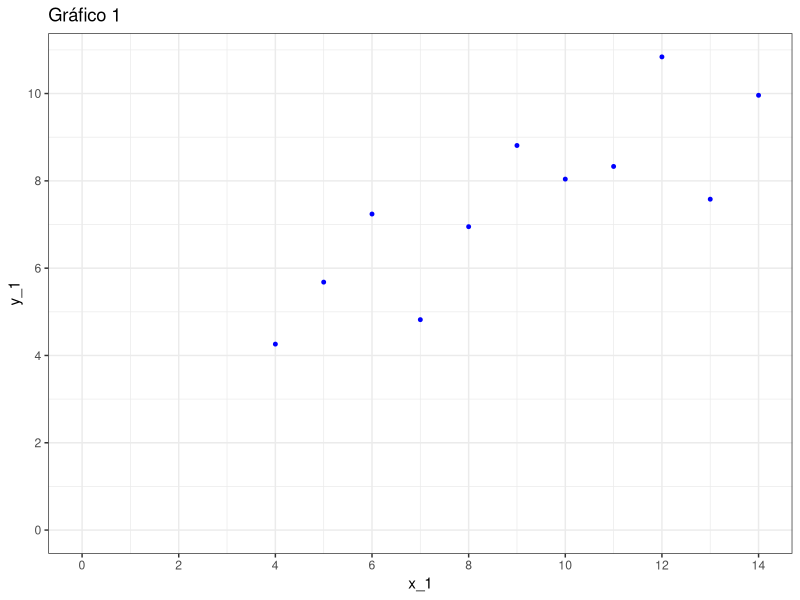
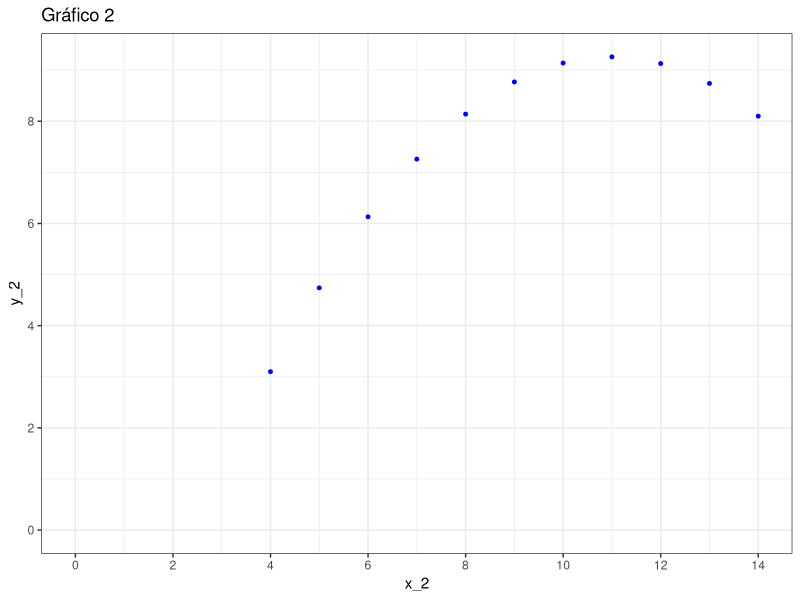
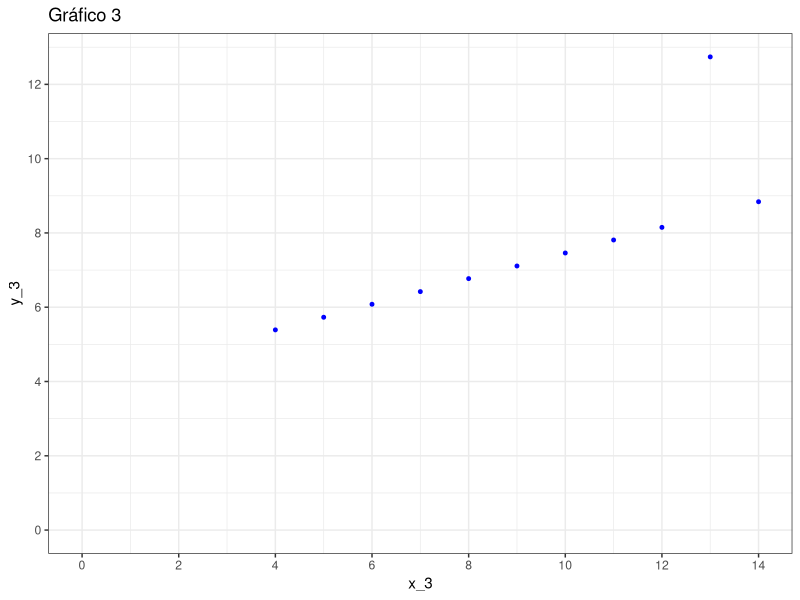
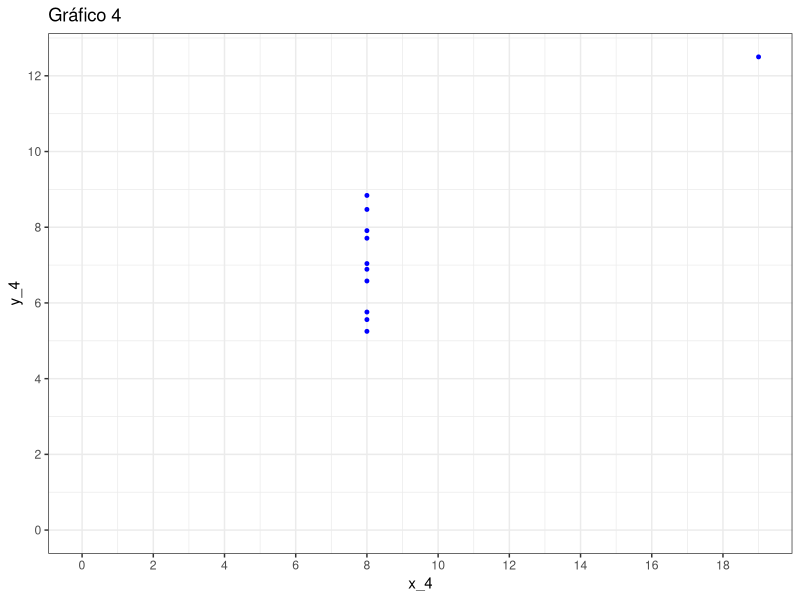
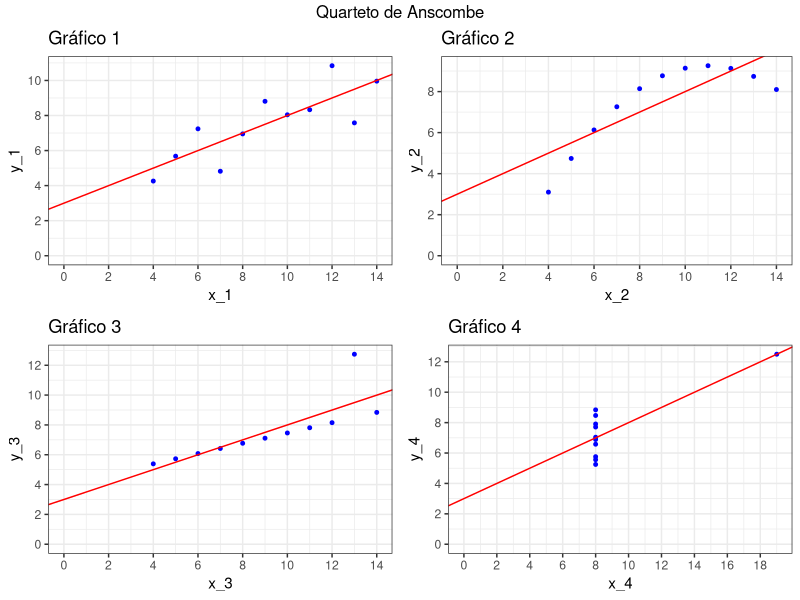

Write the R code that produced these figures, in order.
## ---- chunk 1
knitr::opts_chunk$set(echo = TRUE, message=FALSE, warnings=FALSE)

## ---- chunk 2
#install.packages("tidyverse")
#install.packages("datasets")
#install.packages("gridExtra")
library(ggplot2)
library(datasets)
library(gridExtra)
## ---- chunk 3
datasets:: anscombe
## ---- chunk 4
mean(anscombe$x1)
mean(anscombe$x2)
mean(anscombe$x3)
mean(anscombe$x4)
sd(anscombe$x1)
sd(anscombe$x2)
sd(anscombe$x3)
sd(anscombe$x4)
## ---- chunk 5
mean(anscombe$y1)
mean(anscombe$y2)
mean(anscombe$y3)
mean(anscombe$y4)
sd(anscombe$y1)
sd(anscombe$y2)
sd(anscombe$y3)
sd(anscombe$y4)
## ---- chunk 6
cor(anscombe$x1, anscombe$y1)
cor(anscombe$x2, anscombe$y2)
cor(anscombe$x3, anscombe$y3)
cor(anscombe$x4, anscombe$y4)
## ---- chunk 7
graf_1 <- ggplot(data = anscombe, mapping = aes(x=x1, y=y1)) + 
  scale_x_continuous(breaks = seq(0,20,2)) + 
  scale_y_continuous(breaks = seq(0,14,2)) + 
  expand_limits(x=0, y=0) + 
  labs(x="x_1", y="y_1", title = "Gráfico 1") + 
  geom_point(color = "blue", size = 1) + 
  theme_bw()
graf_1
## ---- chunk 8
graf_2 <- ggplot(data = anscombe, mapping = aes(x=x2, y=y2)) +  
  scale_x_continuous(breaks = seq(0,20,2)) +
  scale_y_continuous(breaks = seq(0,14,2)) +
  expand_limits(x=0, y=0) +
  labs(x="x_2", y="y_2", title = "Gráfico 2") +
  geom_point(color = "blue", size = 1) + 
  theme_bw()
graf_2
## ---- chunk 9
graf_3 <- ggplot(data = anscombe, mapping = aes(x=x3, y=y3)) +    scale_x_continuous(breaks = seq(0,20,2)) +    scale_y_continuous(breaks = seq(0,14,2)) +    expand_limits(x=0, y=0) +    labs(x="x_3", y="y_3", title = "Gráfico 3") +    geom_point(color = "blue", size = 1) + theme_bw()
graf_3
## ---- chunk 10
graf_4 <- ggplot(data = anscombe, mapping = aes(x=x4, y=y4)) +    scale_x_continuous(breaks = seq(0,20,2)) +    scale_y_continuous(breaks = seq(0,14,2)) +    expand_limits(x=0, y=0) +    labs(x="x_4", y="y_4", title = "Gráfico 4") +    geom_point(color = "blue", size = 1) + theme_bw()
graf_4
## ---- chunk 11
lm_1 <- lm(y1~x1, data = anscombe)
lm_2 <- lm(y2~x2, data = anscombe)
lm_3 <- lm(y3~x3, data = anscombe)
lm_4 <- lm(y4~x4, data = anscombe)
## ---- chunk 12
graf_1_reta <- graf_1 + geom_abline(intercept = coef(lm_1)[1], slope = coef(lm_1)[2], color = "red")
graf_2_reta <- graf_2 + geom_abline(intercept = coef(lm_2)[1], slope = coef(lm_2)[2], color = "red")
graf_3_reta <- graf_3 + geom_abline(intercept = coef(lm_3)[1], slope = coef(lm_3)[2], color = "red")
graf_4_reta <- graf_4 + geom_abline(intercept = coef(lm_4)[1], slope = coef(lm_4)[2], color = "red")
## ---- chunk 13
grid.arrange(grobs = list(graf_1_reta, graf_2_reta, graf_3_reta, graf_4_reta), ncol(2), top = "Quarteto de Anscombe")
